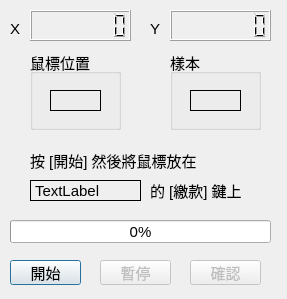
<?xml version="1.0" encoding="UTF-8"?>
<ui version="4.0">
 <class>dialog</class>
 <widget class="QDialog" name="dialog">
  <property name="geometry">
   <rect>
    <x>0</x>
    <y>0</y>
    <width>287</width>
    <height>299</height>
   </rect>
  </property>
  <property name="font">
   <font>
    <pointsize>11</pointsize>
   </font>
  </property>
  <property name="windowTitle">
   <string>Confirm Location</string>
  </property>
  <widget class="QLabel" name="label">
   <property name="geometry">
    <rect>
     <x>10</x>
     <y>20</y>
     <width>16</width>
     <height>17</height>
    </rect>
   </property>
   <property name="text">
    <string>X</string>
   </property>
  </widget>
  <widget class="QLCDNumber" name="lcdNumberX">
   <property name="geometry">
    <rect>
     <x>30</x>
     <y>10</y>
     <width>101</width>
     <height>31</height>
    </rect>
   </property>
   <property name="digitCount">
    <number>7</number>
   </property>
  </widget>
  <widget class="QLCDNumber" name="lcdNumberY">
   <property name="geometry">
    <rect>
     <x>170</x>
     <y>10</y>
     <width>101</width>
     <height>31</height>
    </rect>
   </property>
   <property name="digitCount">
    <number>7</number>
   </property>
  </widget>
  <widget class="QLabel" name="label_2">
   <property name="geometry">
    <rect>
     <x>150</x>
     <y>20</y>
     <width>16</width>
     <height>17</height>
    </rect>
   </property>
   <property name="text">
    <string>Y</string>
   </property>
  </widget>
  <widget class="QProgressBar" name="progressBar">
   <property name="geometry">
    <rect>
     <x>10</x>
     <y>220</y>
     <width>261</width>
     <height>23</height>
    </rect>
   </property>
   <property name="value">
    <number>0</number>
   </property>
  </widget>
  <widget class="QPushButton" name="pushButtonScan">
   <property name="geometry">
    <rect>
     <x>10</x>
     <y>260</y>
     <width>71</width>
     <height>25</height>
    </rect>
   </property>
   <property name="text">
    <string>開始</string>
   </property>
  </widget>
  <widget class="QPushButton" name="pushButtonStop">
   <property name="enabled">
    <bool>false</bool>
   </property>
   <property name="geometry">
    <rect>
     <x>100</x>
     <y>260</y>
     <width>71</width>
     <height>25</height>
    </rect>
   </property>
   <property name="text">
    <string>暫停</string>
   </property>
  </widget>
  <widget class="QGroupBox" name="groupBox">
   <property name="geometry">
    <rect>
     <x>30</x>
     <y>50</y>
     <width>91</width>
     <height>80</height>
    </rect>
   </property>
   <property name="title">
    <string>鼠標位置</string>
   </property>
   <widget class="QLabel" name="labelImage">
    <property name="geometry">
     <rect>
      <x>20</x>
      <y>40</y>
      <width>51</width>
      <height>21</height>
     </rect>
    </property>
    <property name="frameShape">
     <enum>QFrame::Box</enum>
    </property>
    <property name="frameShadow">
     <enum>QFrame::Plain</enum>
    </property>
    <property name="lineWidth">
     <number>1</number>
    </property>
    <property name="midLineWidth">
     <number>0</number>
    </property>
    <property name="text">
     <string/>
    </property>
   </widget>
  </widget>
  <widget class="QGroupBox" name="groupBox_2">
   <property name="geometry">
    <rect>
     <x>170</x>
     <y>50</y>
     <width>91</width>
     <height>80</height>
    </rect>
   </property>
   <property name="title">
    <string>樣本</string>
   </property>
   <widget class="QLabel" name="label_3">
    <property name="geometry">
     <rect>
      <x>20</x>
      <y>40</y>
      <width>51</width>
      <height>21</height>
     </rect>
    </property>
    <property name="frameShape">
     <enum>QFrame::Box</enum>
    </property>
    <property name="text">
     <string/>
    </property>
    <property name="pixmap">
     <pixmap>but_pay_over.png</pixmap>
    </property>
   </widget>
  </widget>
  <widget class="QPushButton" name="pushButtonConfirm">
   <property name="enabled">
    <bool>false</bool>
   </property>
   <property name="geometry">
    <rect>
     <x>190</x>
     <y>260</y>
     <width>71</width>
     <height>25</height>
    </rect>
   </property>
   <property name="text">
    <string>確認</string>
   </property>
  </widget>
  <widget class="QLabel" name="label_6">
   <property name="geometry">
    <rect>
     <x>150</x>
     <y>180</y>
     <width>101</width>
     <height>21</height>
    </rect>
   </property>
   <property name="layoutDirection">
    <enum>Qt::LeftToRight</enum>
   </property>
   <property name="frameShape">
    <enum>QFrame::NoFrame</enum>
   </property>
   <property name="text">
    <string>的 [繳款] 鍵上</string>
   </property>
  </widget>
  <widget class="QLabel" name="label_5">
   <property name="geometry">
    <rect>
     <x>30</x>
     <y>150</y>
     <width>191</width>
     <height>21</height>
    </rect>
   </property>
   <property name="layoutDirection">
    <enum>Qt::LeftToRight</enum>
   </property>
   <property name="frameShape">
    <enum>QFrame::NoFrame</enum>
   </property>
   <property name="text">
    <string>按 [開始] 然後將鼠標放在</string>
   </property>
  </widget>
  <widget class="QLabel" name="labelBill">
   <property name="geometry">
    <rect>
     <x>30</x>
     <y>180</y>
     <width>111</width>
     <height>21</height>
    </rect>
   </property>
   <property name="frameShape">
    <enum>QFrame::Box</enum>
   </property>
   <property name="text">
    <string>TextLabel</string>
   </property>
  </widget>
 </widget>
 <resources/>
 <connections/>
</ui>
